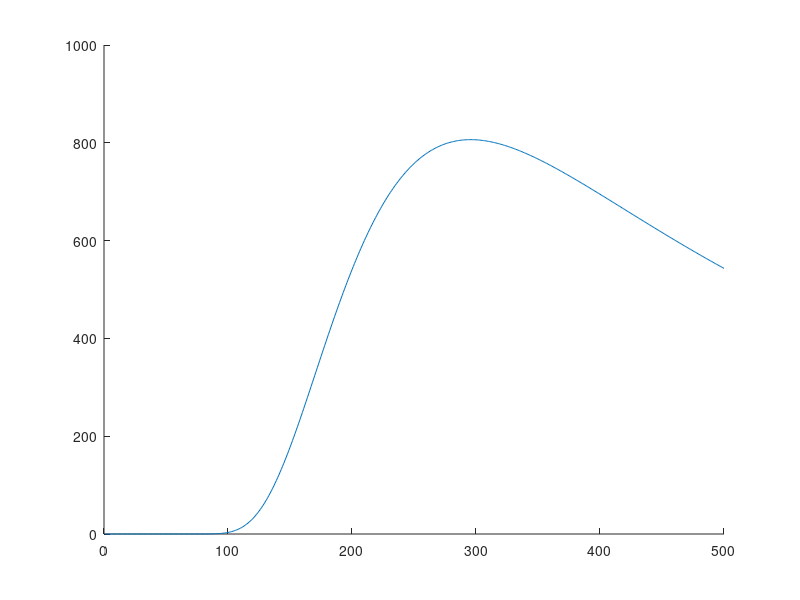

Source code (MATLAB):
%% ECI 149 HW 4 Code
% Problem 7

clear,clc

z=45;

rise=5;

H=z+rise;
u_a=4.42; % U value used for part a
u_d=3.7*(10/H)^(-1/9); % U value used for part d
x=[0:1:500];

sig_y=0.16.*x.*(1+0.0001.*x).^(-0.5);

sig_z=0.12.*x;

n=0.05./(2*pi*u_a*sig_y.*sig_z).*2.*(exp(-0.5*(-H./sig_z).^2))*10^9;
hold on
plot(x,n)

[Max, Ind] = max(n)
